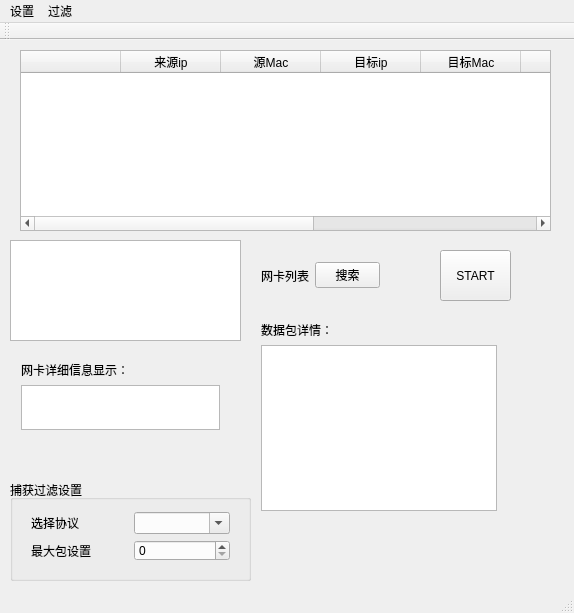
<?xml version="1.0" encoding="UTF-8"?>
<ui version="4.0">
 <class>winpcapClass</class>
 <widget class="QMainWindow" name="winpcapClass">
  <property name="geometry">
   <rect>
    <x>0</x>
    <y>0</y>
    <width>574</width>
    <height>613</height>
   </rect>
  </property>
  <property name="windowTitle">
   <string>winpcap</string>
  </property>
  <widget class="QWidget" name="centralWidget">
   <widget class="QWidget" name="layoutWidget">
    <property name="geometry">
     <rect>
      <x>250</x>
      <y>210</y>
      <width>141</width>
      <height>51</height>
     </rect>
    </property>
    <layout class="QHBoxLayout" name="horizontalLayout">
     <item>
      <widget class="QLabel" name="label">
       <property name="text">
        <string>网卡列表</string>
       </property>
      </widget>
     </item>
     <item>
      <spacer name="horizontalSpacer">
       <property name="orientation">
        <enum>Qt::Horizontal</enum>
       </property>
       <property name="sizeHint" stdset="0">
        <size>
         <width>40</width>
         <height>20</height>
        </size>
       </property>
      </spacer>
     </item>
     <item>
      <widget class="QPushButton" name="serchButton">
       <property name="text">
        <string>搜索</string>
       </property>
      </widget>
     </item>
    </layout>
   </widget>
   <widget class="QListView" name="listView">
    <property name="geometry">
     <rect>
      <x>10</x>
      <y>200</y>
      <width>231</width>
      <height>101</height>
     </rect>
    </property>
   </widget>
   <widget class="QTableWidget" name="tableWidget">
    <property name="geometry">
     <rect>
      <x>20</x>
      <y>10</y>
      <width>531</width>
      <height>181</height>
     </rect>
    </property>
    <column>
     <property name="text">
      <string/>
     </property>
    </column>
    <column>
     <property name="text">
      <string>来源ip</string>
     </property>
    </column>
    <column>
     <property name="text">
      <string>源Mac</string>
     </property>
    </column>
    <column>
     <property name="text">
      <string>目标ip</string>
     </property>
    </column>
    <column>
     <property name="text">
      <string>目标Mac</string>
     </property>
    </column>
    <column>
     <property name="text">
      <string>协议</string>
     </property>
    </column>
    <column>
     <property name="text">
      <string>包长</string>
     </property>
    </column>
    <column>
     <property name="text">
      <string>源端口</string>
     </property>
    </column>
    <column>
     <property name="text">
      <string>目标端口</string>
     </property>
    </column>
   </widget>
   <widget class="QPushButton" name="runButton">
    <property name="geometry">
     <rect>
      <x>440</x>
      <y>210</y>
      <width>71</width>
      <height>51</height>
     </rect>
    </property>
    <property name="text">
     <string>START</string>
    </property>
   </widget>
   <widget class="QWidget" name="layoutWidget">
    <property name="geometry">
     <rect>
      <x>250</x>
      <y>270</y>
      <width>258</width>
      <height>212</height>
     </rect>
    </property>
    <layout class="QVBoxLayout" name="verticalLayout">
     <item>
      <widget class="QLabel" name="label_3">
       <property name="text">
        <string>数据包详情：</string>
       </property>
      </widget>
     </item>
     <item>
      <widget class="QTextEdit" name="textEdit"/>
     </item>
    </layout>
   </widget>
   <widget class="QGroupBox" name="groupBox">
    <property name="geometry">
     <rect>
      <x>10</x>
      <y>440</y>
      <width>241</width>
      <height>101</height>
     </rect>
    </property>
    <property name="title">
     <string>捕获过滤设置</string>
    </property>
   </widget>
   <widget class="QWidget" name="layoutWidget">
    <property name="geometry">
     <rect>
      <x>10</x>
      <y>310</y>
      <width>221</width>
      <height>91</height>
     </rect>
    </property>
    <layout class="QVBoxLayout" name="verticalLayout_2">
     <item>
      <widget class="QLabel" name="label_2">
       <property name="text">
        <string>网卡详细信息显示：</string>
       </property>
      </widget>
     </item>
     <item>
      <widget class="QTextEdit" name="addrEdit"/>
     </item>
    </layout>
   </widget>
   <widget class="QWidget" name="layoutWidget">
    <property name="geometry">
     <rect>
      <x>20</x>
      <y>461</y>
      <width>221</width>
      <height>71</height>
     </rect>
    </property>
    <layout class="QVBoxLayout" name="verticalLayout_3">
     <item>
      <layout class="QHBoxLayout" name="horizontalLayout_2">
       <item>
        <widget class="QLabel" name="label_4">
         <property name="text">
          <string>选择协议</string>
         </property>
        </widget>
       </item>
       <item>
        <widget class="QComboBox" name="filterComboBox">
         <property name="editable">
          <bool>true</bool>
         </property>
         <property name="currentText">
          <string/>
         </property>
        </widget>
       </item>
      </layout>
     </item>
     <item>
      <layout class="QHBoxLayout" name="horizontalLayout_3">
       <item>
        <widget class="QLabel" name="label_5">
         <property name="text">
          <string>最大包设置</string>
         </property>
        </widget>
       </item>
       <item>
        <widget class="QSpinBox" name="limitSpinBox"/>
       </item>
      </layout>
     </item>
    </layout>
   </widget>
   <zorder>layoutWidget</zorder>
   <zorder>layoutWidget</zorder>
   <zorder>layoutWidget</zorder>
   <zorder>layoutWidget</zorder>
   <zorder>listView</zorder>
   <zorder>tableWidget</zorder>
   <zorder>runButton</zorder>
   <zorder>groupBox</zorder>
  </widget>
  <widget class="QToolBar" name="mainToolBar">
   <attribute name="toolBarArea">
    <enum>TopToolBarArea</enum>
   </attribute>
   <attribute name="toolBarBreak">
    <bool>false</bool>
   </attribute>
  </widget>
  <widget class="QStatusBar" name="statusBar"/>
  <widget class="QMenuBar" name="menuBar">
   <property name="geometry">
    <rect>
     <x>0</x>
     <y>0</y>
     <width>574</width>
     <height>23</height>
    </rect>
   </property>
   <widget class="QMenu" name="menu">
    <property name="title">
     <string>设置</string>
    </property>
   </widget>
   <widget class="QMenu" name="menu_2">
    <property name="title">
     <string>过滤</string>
    </property>
   </widget>
   <addaction name="menu"/>
   <addaction name="menu_2"/>
  </widget>
  <action name="捕获过滤">
   <property name="checkable">
    <bool>true</bool>
   </property>
   <property name="icon">
    <iconset theme="捕获过滤">
     <normaloff/>
    </iconset>
   </property>
   <property name="text">
    <string>捕获过滤</string>
   </property>
  </action>
 </widget>
 <layoutdefault spacing="6" margin="11"/>
 <resources>
  <include location="winpcap.qrc"/>
 </resources>
 <connections>
  <connection>
   <sender>serchButton</sender>
   <signal>clicked()</signal>
   <receiver>winpcapClass</receiver>
   <slot>serchButton_Click()</slot>
   <hints>
    <hint type="sourcelabel">
     <x>389</x>
     <y>259</y>
    </hint>
    <hint type="destinationlabel">
     <x>319</x>
     <y>101</y>
    </hint>
   </hints>
  </connection>
 </connections>
 <slots>
  <slot>serchButton_Click()</slot>
  <slot>slot1()</slot>
 </slots>
</ui>
